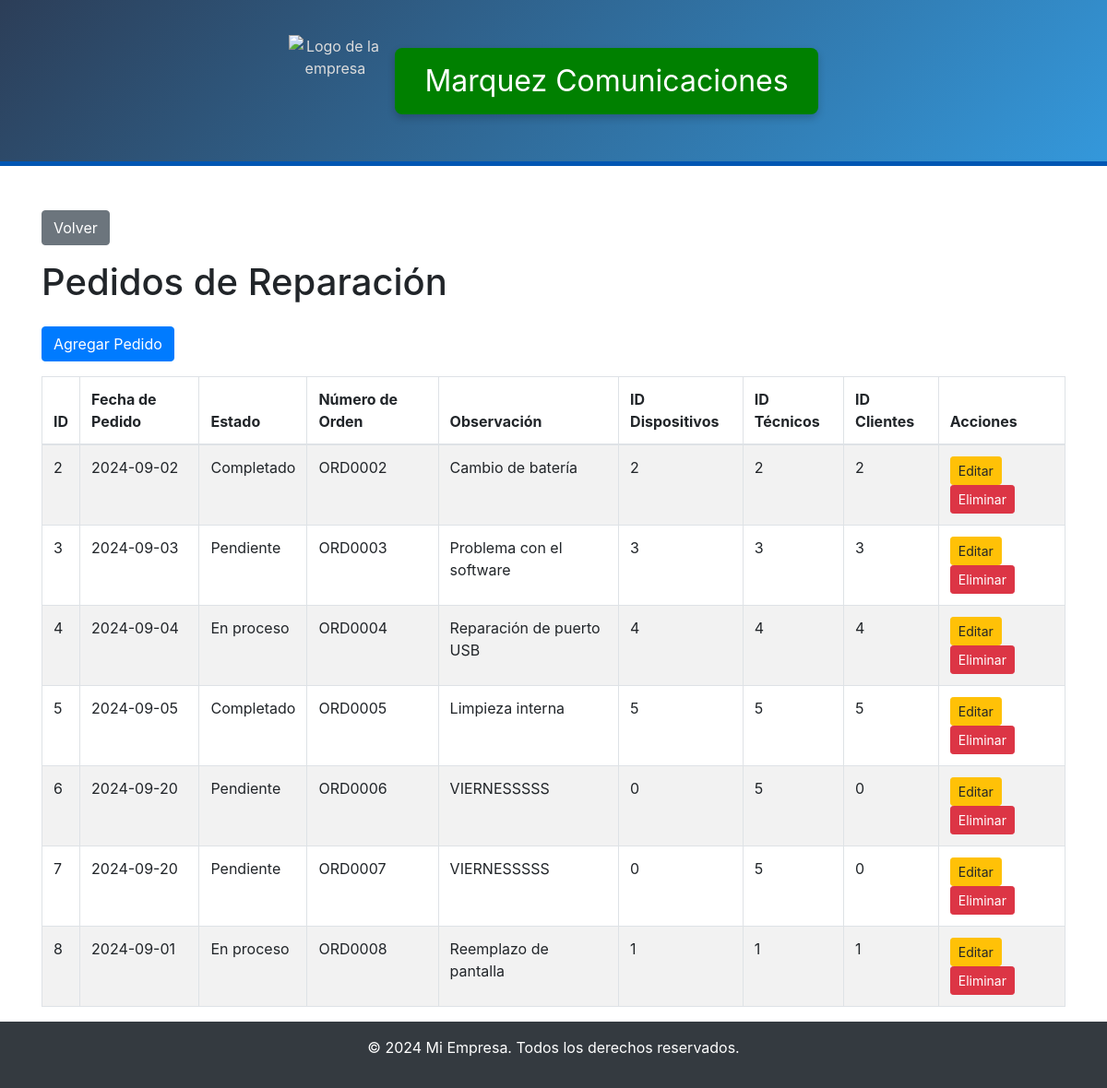
The app's page /administrador/pedidos_de_reparacion/index.php with its own data.
### tables this page shows
CREATE TABLE `pedidos_de_reparacion` (
  `id_pedidos_de_reparacion` int(11) NOT NULL,
  `fecha_de_pedido` date NOT NULL,
  `estado_reparacion` varchar(50) NOT NULL,
  `numero_orden` varchar(7) NOT NULL,
  `observacion` varchar(45) NOT NULL,
  `id_dispositivos` int(11) NOT NULL,
  `id_tecnicos` int(11) NOT NULL,
  `id_clientes` int(11) NOT NULL
);

### administrador/pedidos_de_reparacion/index.php (the view, shortened to what this page needs)
<?php
include '../../base_datos/db.php';
$query = "SELECT * FROM pedidos_de_reparacion";
$result = mysqli_query($conn, $query);
?>
<?php include('../../includes/header.php'); ?>
<div class="container mt-5">
    <a href="../administrador.php" class="btn btn-secondary mb-3">Volver</a>
    <h1 class="mb-4">Pedidos de Reparación</h1>
    <a href="create.php" class="btn btn-primary mb-3">Agregar Pedido</a>
    <table class="table table-striped table-bordered">
        <thead>
            <tr>
                <th>ID</th>
                <th>Fecha de Pedido</th>
                <th>Estado</th>
                <th>Número de Orden</th>
                <th>Observación</th>
                <th>ID Dispositivos</th>
                <th>ID Técnicos</th>
                <th>ID Clientes</th>
                <th>Acciones</th>
            </tr>
        </thead>
        <tbody>
            <?php while ($row = mysqli_fetch_assoc($result)) { ?>
            <tr>
                <td><?php echo htmlspecialchars($row['id_pedidos_de_reparacion']); ?></td>
                <td><?php echo htmlspecialchars($row['fecha_de_pedido']); ?></td>
                <td><?php echo htmlspecialchars($row['estado_reparacion']); ?></td>
                <td><?php echo htmlspecialchars($row['numero_orden']); ?></td>
                <td><?php echo htmlspecialchars($row['observacion']); ?></td>
                <td><?php echo htmlspecialchars($row['id_dispositivos']); ?></td>
                <td><?php echo htmlspecialchars($row['id_tecnicos']); ?></td>
                <td><?php echo htmlspecialchars($row['id_clientes']); ?></td>
                <td>
                    <a href="edit.php?id=<?php echo htmlspecialchars($row['id_pedidos_de_reparacion']); ?>" class="btn btn-warning btn-sm">Editar</a>
                    <a href="delete.php?id=<?php echo htmlspecialchars($row['id_pedidos_de_reparacion']); ?>" class="btn btn-danger btn-sm">Eliminar</a>
                </td>
            </tr>
            <?php } ?>
        </tbody>
    </table>
</div>
<?php include('../../includes/footer.php'); ?>

### includes/header.php (style rules this page uses)
body { padding-top: 180px; }

### records on screen
pedidos_de_reparacion: id_pedidos_de_reparacion "2", fecha_de_pedido "2024-09-02", estado_reparacion "Completado", numero_orden "ORD0002", observacion "Cambio de batería", id_dispositivos "2", id_tecnicos "2", id_clientes "2"
pedidos_de_reparacion: id_pedidos_de_reparacion "3", fecha_de_pedido "2024-09-03", estado_reparacion "Pendiente", numero_orden "ORD0003", observacion "Problema con el software", id_dispositivos "3", id_tecnicos "3", id_clientes "3"
pedidos_de_reparacion: id_pedidos_de_reparacion "4", fecha_de_pedido "2024-09-04", estado_reparacion "En proceso", numero_orden "ORD0004", observacion "Reparación de puerto USB", id_dispositivos "4", id_tecnicos "4", id_clientes "4"
pedidos_de_reparacion: id_pedidos_de_reparacion "5", fecha_de_pedido "2024-09-05", estado_reparacion "Completado", numero_orden "ORD0005", observacion "Limpieza interna", id_dispositivos "5", id_tecnicos "5", id_clientes "5"
pedidos_de_reparacion: id_pedidos_de_reparacion "6", fecha_de_pedido "2024-09-20", estado_reparacion "Pendiente", numero_orden "ORD0006", observacion "VIERNESSSSS", id_dispositivos "0", id_tecnicos "5", id_clientes "0"
pedidos_de_reparacion: id_pedidos_de_reparacion "7", fecha_de_pedido "2024-09-20", estado_reparacion "Pendiente", numero_orden "ORD0007", observacion "VIERNESSSSS", id_dispositivos "0", id_tecnicos "5", id_clientes "0"
pedidos_de_reparacion: id_pedidos_de_reparacion "8", fecha_de_pedido "2024-09-01", estado_reparacion "En proceso", numero_orden "ORD0008", observacion "Reemplazo de pantalla", id_dispositivos "1", id_tecnicos "1", id_clientes "1"
